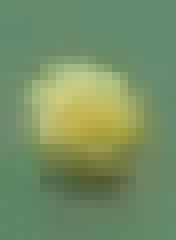
#> input picture Pratica G4/Delivery3/ball.png, 22 x 30 px (shown 8 times larger)
$ python blobb.py   (older library calls are emulated)
#> lines starting #> are read from the running program, lines starting #| are printed output that depends on the picture; after the words box and inside, x2 and y2 are one past the last pixel; in counts of white or black regions, pixels touching at a corner belong together
#!/usr/bin/python

# Standard imports
import cv2
import numpy as np

# Read image
im = cv2.imread("ball.png")
#> im is the input picture: shape (30, 22, 3); mean B, G, R 100.6, 142.6, 117
hsv = cv2.cvtColor(im, cv2.COLOR_BGR2HSV)
#> hsv: shape (30, 22, 3); mean H, S, V 53.5, 80.8, 143.2
# define range of blue color in HSV
lower_yellow = np.array([21,40,0])
upper_yellow = np.array([51,255,255])
masky = cv2.inRange(hsv, lower_yellow, upper_yellow)
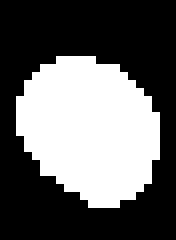
#> masky: shape (30, 22) (shown 8 times larger); 38.6% white; 1 white region, box (x1, y1, x2, y2) and area: (2, 7, 20, 26) 255
resy = cv2.bitwise_and(im,im, mask= masky)
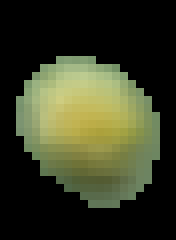
#> resy: shape (30, 22, 3) (shown 8 times larger); mean B, G, R 36.2, 59.4, 55.6
imgray=cv2.cvtColor(resy,cv2.COLOR_BGR2GRAY)
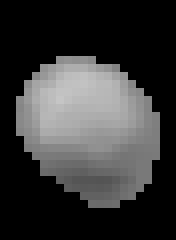
#> imgray: shape (30, 22) (shown 8 times larger); min 0, max 197, mean 55.6

# Setup SimpleBlobDetector parameters.
params = cv2.SimpleBlobDetector_Params()

# Change thresholds
#params.minThreshold = 10
#params.maxThreshold = 200

#Filter by color
params.filterByColor=1
params.blobColor=255

# [19 lines of commented-out code are left out]
ver = (cv2.__version__).split('.')
if int(ver[0]) < 3 :
	detector = cv2.SimpleBlobDetector(params)
else :
	detector = cv2.SimpleBlobDetector_create(params)


# Detect blobs.
keypoints = detector.detect(imgray)
#> keypoints = 1 keypoints; (x, y, size): (11, 15, 17.4)

# Draw detected blobs as red circles.
# cv2.DRAW_MATCHES_FLAGS_DRAW_RICH_KEYPOINTS ensures
# the size of the circle corresponds to the size of blob

im_with_keypoints = cv2.drawKeypoints(imgray, keypoints, np.array([]), (0,0,255), cv2.DRAW_MATCHES_FLAGS_DRAW_RICH_KEYPOINTS)
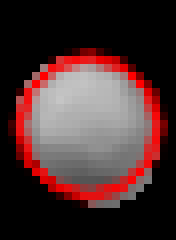
#> im_with_keypoints: shape (30, 22, 3) (shown 8 times larger); mean of channels 0, 1, 2 47, 47, 73.4; drawn as B, G, R

# Show blobs
cv2.imshow("Keypoints", im_with_keypoints)
cv2.waitKey(0)
cv2.destroyAllWindows()

$ run again, with Pratica G4/Delivery3/campo.png copied over Pratica G4/Delivery3/ball.png
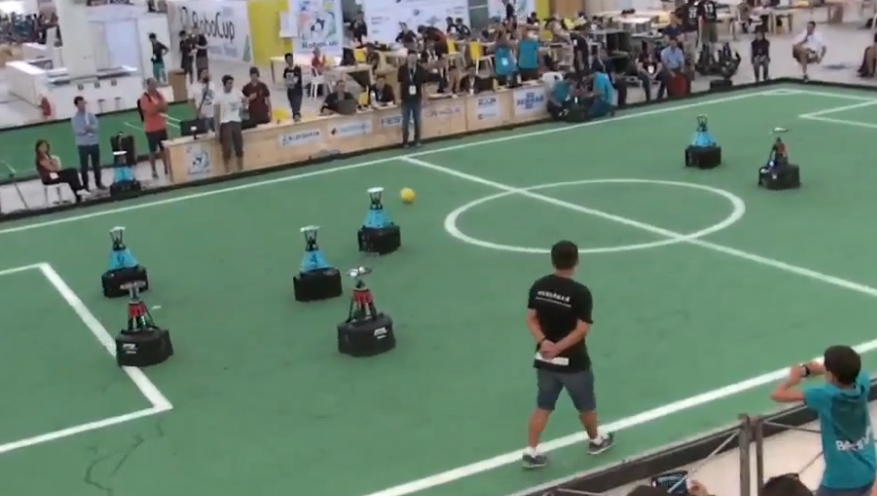
#> input picture Pratica G4/Delivery3/campo.png, 877 x 496 px
#> im is the input picture: shape (496, 877, 3); mean B, G, R 112.8, 129.4, 107.2
#> hsv: shape (496, 877, 3); mean H, S, V 73, 61.5, 133.8
#> `masky = cv2.inRange(hsv, lower_yellow, upper_yellow)`:
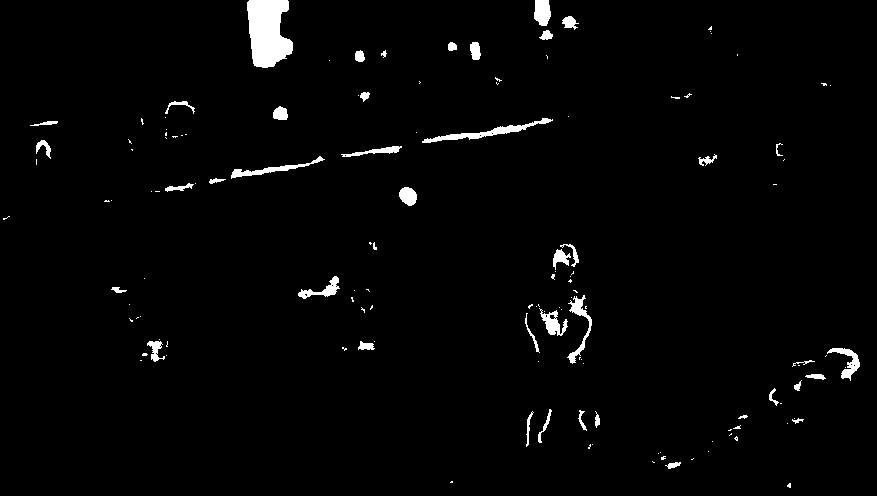
#> masky: shape (496, 877); 2.1% white; 135 white regions (92 under 20 px), largest, box (x1, y1, x2, y2) and area: (247, 0, 293, 68) 2346, (422, 118, 553, 143) 666, (567, 295, 592, 364) 436
#> `resy = cv2.bitwise_and(im,im, mask= masky)`:
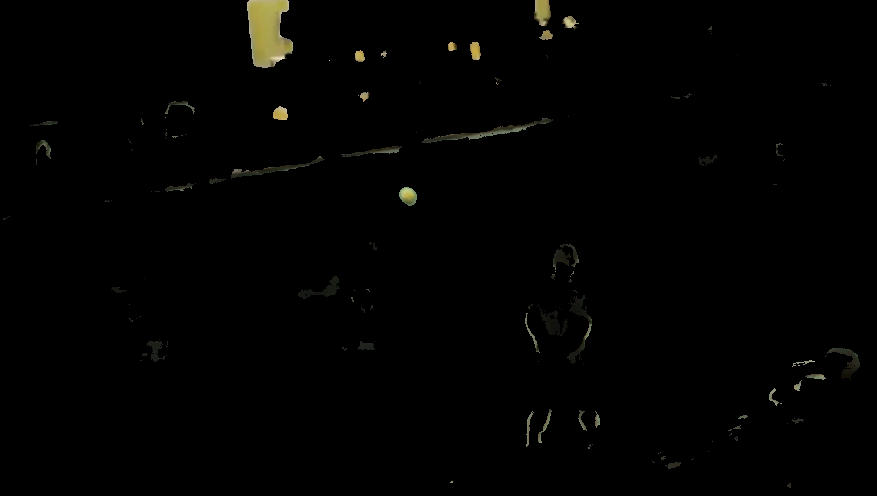
#> resy: shape (496, 877, 3); mean B, G, R 1.3, 2, 2
#> keypoints = 3 keypoints; (x, y, size): (408, 195, 17.4), (280, 113, 13.7), (451, 46, 7.4)

$ run again, with Pratica G4/Delivery3/co.jpg saved as Pratica G4/Delivery3/ball.png
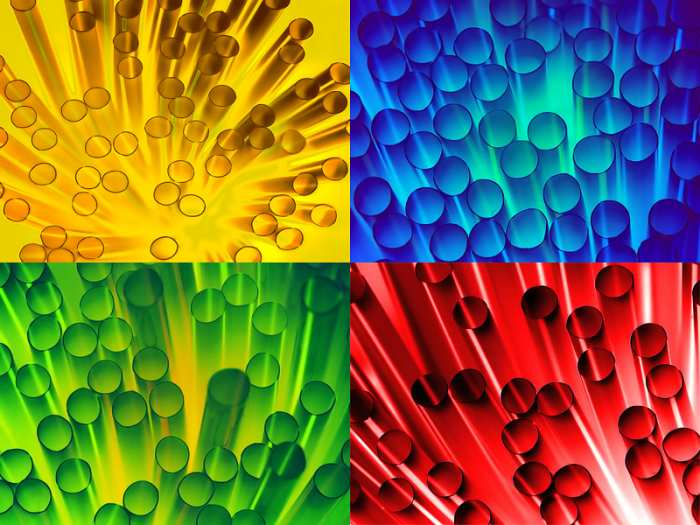
#> input picture Pratica G4/Delivery3/co.jpg, 700 x 525 px
#> im is the input picture: shape (525, 700, 3); mean B, G, R 60.9, 109.6, 122.6
#> hsv: shape (525, 700, 3); mean H, S, V 61.6, 230.5, 183.3
#> `masky = cv2.inRange(hsv, lower_yellow, upper_yellow)`:
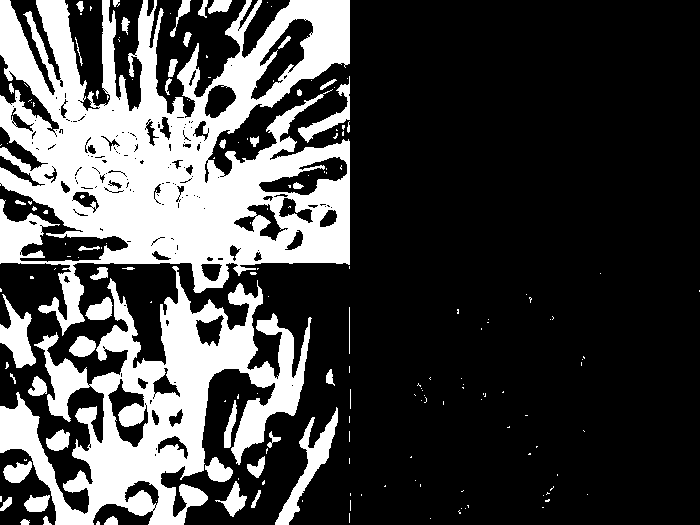
#> masky: shape (525, 700); 27.1% white; 175 white regions (128 under 20 px), largest, box (x1, y1, x2, y2) and area: (0, 0, 350, 336) 59694, (0, 266, 312, 525) 29990, (275, 407, 338, 525) 1737
#> `imgray=cv2.cvtColor(resy,cv2.COLOR_BGR2GRAY)`:
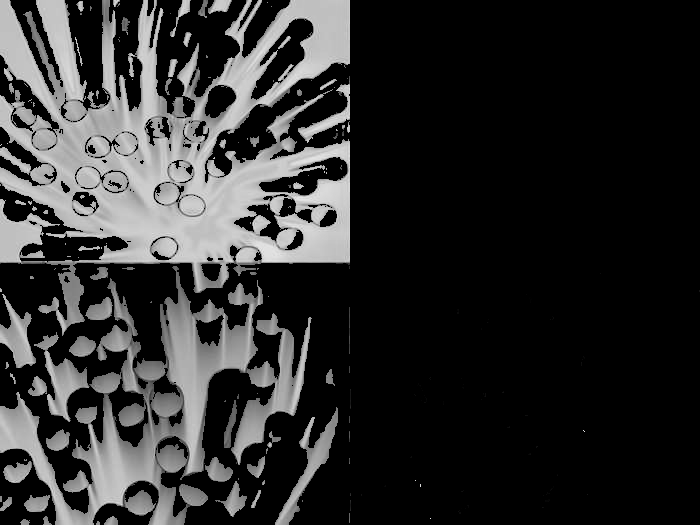
#> imgray: shape (525, 700); min 0, max 234, mean 45.9
#> keypoints = 9 keypoints; (x, y, size): (164, 248, 27.1), (192, 495, 22.6), (115, 181, 20.9), (191, 205, 20.8), (44, 139, 20.7), (285, 237, 17.4), (246, 255, 16.5), (287, 144, 11.2), (111, 521, 10.2)
